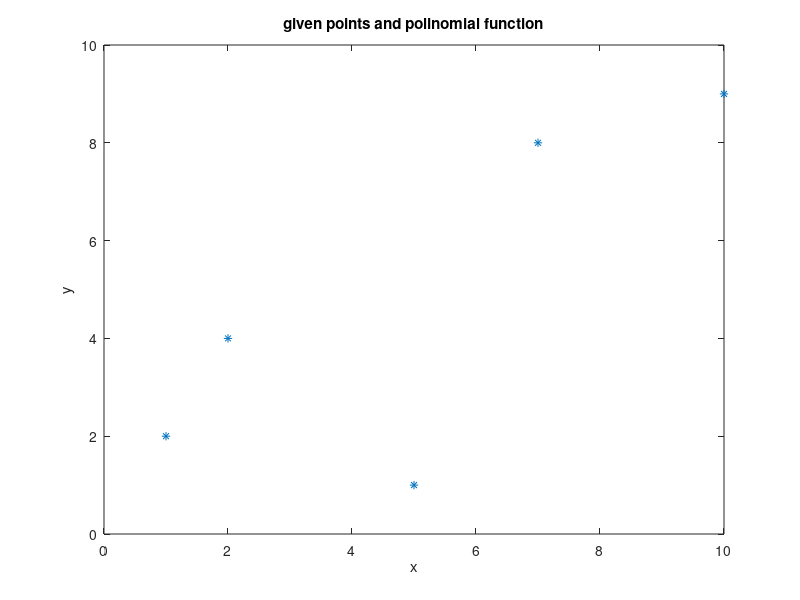

Source code (MATLAB): (Note: this script raises an error after producing the figure.)
function test_poly()
% creat x and y vectors
x=[1;2;5;7;10];
y=[2;4;1;8;9];
%plot (x,y) points
plot(x,y,'*');
xlabel('x');
ylabel('y');
title('given points and polinomial function');
hold on; %hold the graph to plot the polynom on same graph

%Pass x and y values to a=poly_interp(x,y) 
%function to calculate the coefficients of the polynomial.
a=poly_interp(x,y);
%conver a vector from column vector to row vector
a=a';
%reverse the a vector
a=wrev(a);
%create a proper range of values
t=[min(x)-1:0.01:max(x)+1];
%calculate polynom value
poly1=polyval(a,t);
plot(t,poly1,'r-');
hold off;
grid;
end